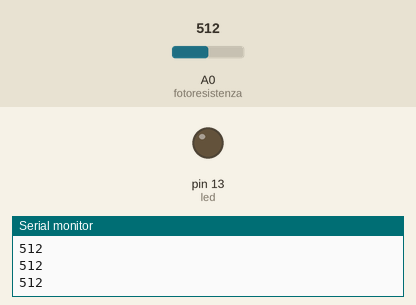
Simulated run of this sketch. Board: Arduino Uno, built with avr-gcc and run on an emulated ATmega328P. Parts: output pins drawn as LEDs (lit = HIGH), the last lines printed to the serial monitor. Inputs (shaded band) come from the test bench; at power-on: A0 (fotoresistenza) = 512.

Above: at 1.2 s.
1.3 s: A0 (fotoresistenza) set to 156
2.8 s: A0 (fotoresistenza) set to 140
At 3.5 s:
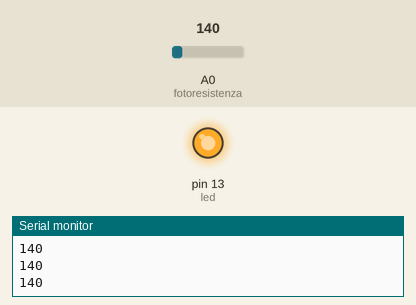
4.3 s: A0 (fotoresistenza) set to 160
At 4.6 s:
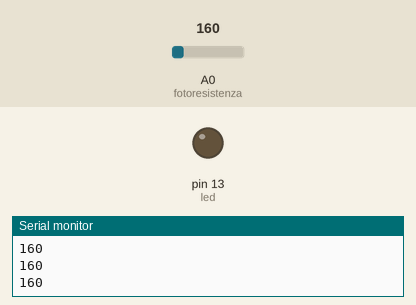
5.8 s: A0 (fotoresistenza) set to 122
At 7.0 s:
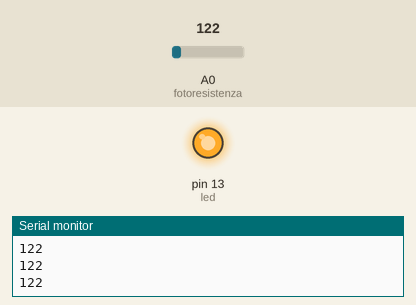
Timing chart, 0 to 8.3 s (numbered marks = the images above; inputs shaded):
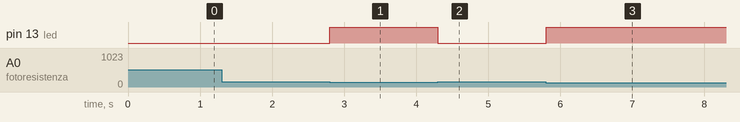

The sketch:

Led_e_fotoresistenza.ino
```cpp
/**
*Questo programma, consente di accendere un led quando la luminosità scende sotto una certa soglia.
*/
int led = 13;
int fotoresistenza = 0;

void setup(){
  pinMode(led, OUTPUT);
  Serial.begin(9600);

}

void loop(){
  Serial.println(analogRead(fotoresistenza));
  if(analogRead(fotoresistenza) < 150){
    digitalWrite(led, HIGH);
  }
  else{
    digitalWrite(led, LOW);
  }
}
```

Measured:
- the behaviour switches between 150 and 149 on A0 (fotoresistenza) (found by bisection; images 0 and 1)
- after the input at 2.8 s, pin 13 (led): LOW → HIGH at once
- after the input at 4.3 s, pin 13 (led): HIGH → LOW at once
- after the input at 5.8 s, pin 13 (led): LOW → HIGH at once
